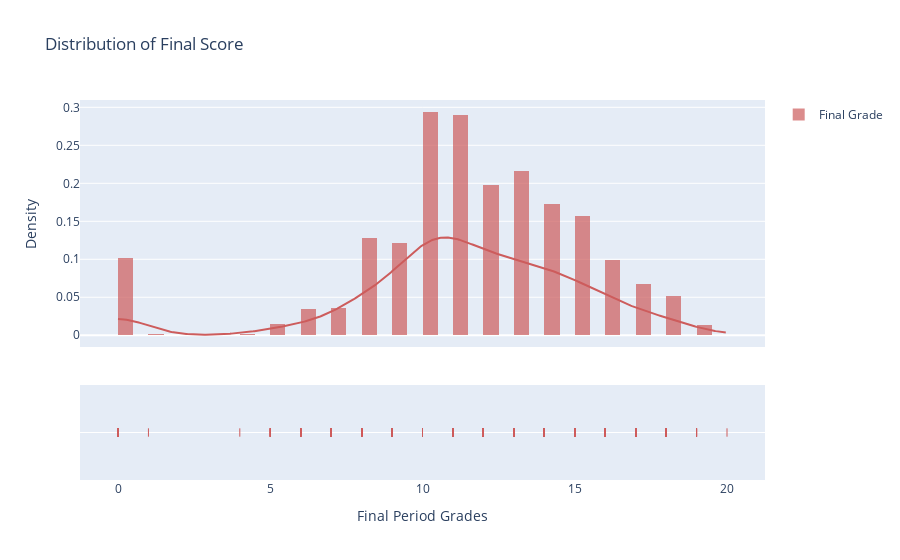

Here is the notebook cell this chart was saved with:
### Markdown cell above
# EDA for features 13 - 23

### Code cell
# create a histogram with a density curve of final scores
fig = ff.create_distplot(
    [df["G3"]], 
    ['Final Grade'], 
    colors=['indianred'],
    show_hist=True, 
    show_curve=True,
    bin_size=0.5
)

# set the title and axis labels of the chart
fig.update_layout(title='Distribution of Final Score',
                   xaxis_title='Final Period Grades',
                   yaxis_title='Density')

# display the chart
fig.show()

### Figure 1 — Plotly figure (JSON) as saved in the notebook; plotly's stock layout.template omitted (floating-point values rounded to 4 significant figures; data arrays with more than 128 entries replaced by an {"elided": "..."} marker saying what was removed)
{"data": [{"autobinx": false, "histnorm": "probability density", "legendgroup": "Final Grade", "marker": {"color": "indianred"}, "name": "Final Grade", "opacity": 0.7, "type": "histogram", "x": {"elided": "1044 int values"}, "xaxis": "x", "xbins": {"end": 20, "size": 0.5, "start": 0}, "yaxis": "y"}, {"legendgroup": "Final Grade", "marker": {"color": "indianred"}, "mode": "lines", "name": "Final Grade", "showlegend": false, "type": "scatter", "x": {"elided": "500 float values"}, "xaxis": "x", "y": {"elided": "500 float values"}, "yaxis": "y"}, {"legendgroup": "Final Grade", "marker": {"color": "indianred", "symbol": "line-ns-open"}, "mode": "markers", "name": "Final Grade", "showlegend": false, "type": "scatter", "x": {"elided": "1044 int values"}, "xaxis": "x", "y": {"elided": "1044 str values"}, "yaxis": "y2"}], "layout": {"barmode": "overlay", "hovermode": "closest", "legend": {"traceorder": "reversed"}, "title": {"text": "Distribution of Final Score"}, "xaxis": {"anchor": "y2", "domain": [0, 1], "title": {"text": "Final Period Grades"}, "zeroline": false}, "yaxis": {"anchor": "free", "domain": [0.35, 1], "position": 0, "title": {"text": "Density"}}, "yaxis2": {"anchor": "x", "domain": [0, 0.25], "dtick": 1, "showticklabels": false}}}
